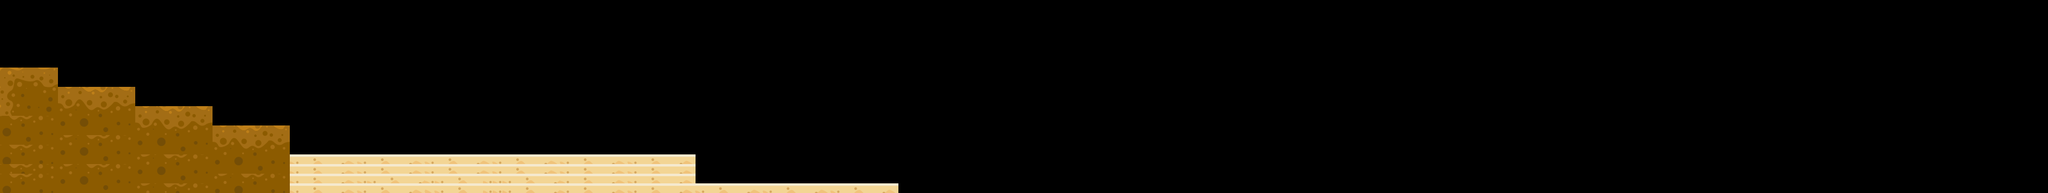

Below is a game level as drawn by its tile map, then a one-line description and the .tmx that defines it (tile-layer data replaced by summaries):
An orthogonal 212x20 tile map with 16x16 px tiles, 2 tile layers (fondo, piedras).

<map version="1.2" tiledversion="1.3.1" orientation="orthogonal" renderorder="right-down" compressionlevel="-1" width="212" height="20" tilewidth="16" tileheight="16" infinite="0" nextlayerid="3" nextobjectid="1">
 <tileset firstgid="1" source="desierto.tsx" />
 <layer id="2" name="fondo" width="212" height="20">
  <data>[4240 cells, 3 non-empty, 1 distinct tile ids]</data>
 </layer>
 <layer id="1" name="piedras" width="212" height="20">
  <data>[4240 cells, 483 non-empty, 77 distinct tile ids]</data>
 </layer>
</map>
